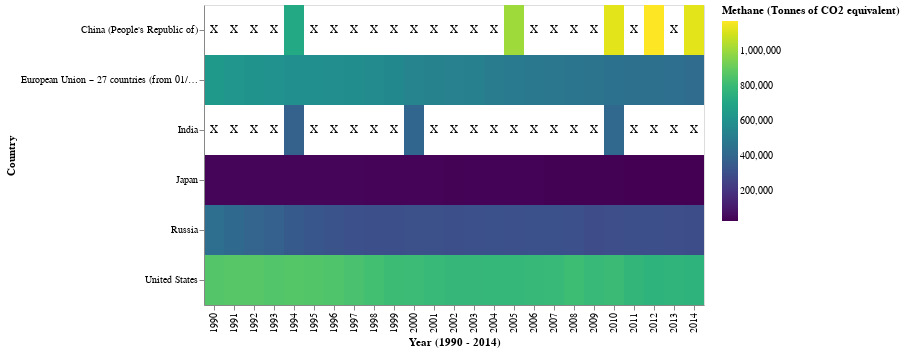

This figure's notebook cell:
### Code cell
data4 = pd.read_csv("https://drive.google.com/uc?id=13W0Ye-Ubi4hYqsp4fXwceKCLxFnKGMvj")
selected_countries = ['European Union – 27 countries', 'United States', 'Russia', "China (People's Republic of)",'India','OECD Asia Oceania','European Union – 27 countries (from 01/02/2020)','Japan']
data_line4 = data4[data4['Country'].isin(selected_countries)]
data_line4 = data4[(data4['Country'].isin(selected_countries)) & (data4['Year'] <= 2014)].copy()

data_line4['Year'] = data_line4['Year'].astype(int)



data_line4['LegendLabel'] = data_line4['Country'].replace({
    'European Union – 27 countries (from 01/02/2020)': 'EU',
    "China (People's Republic of)": 'China'
})


color_scheme = 'viridis'


missing_data = pd.DataFrame(columns=['Year', 'Country'])
for year in data_line4['Year'].unique():
    for country in data_line4['Country'].unique():
        if data_line4[(data_line4['Year'] == year) & (data_line4['Country'] == country)]['Value'].isna().all():
            missing_data = missing_data.append({'Year': year, 'Country': country}, ignore_index=True)


data_line4 = pd.concat([data_line4, missing_data])

data_line4['HasData'] = data_line4['Value'].notna()

base_chart = alt.Chart(data_line4).mark_rect().encode(
    x=alt.X('Year:O', title="Year (1990 - 2014)"),
    y=alt.Y('Country:N', title="Country"),
    color=alt.Color('Value:Q', title='Methane (Tonnes of CO2 equivalent)', scale=alt.Scale(scheme=color_scheme,)),
    tooltip=[
        alt.Tooltip('Year:O', title="Year"),
        alt.Tooltip('Value:Q', title='Methane (Tonnes of CO2 equivalent)'),
        alt.Tooltip('Country:N', title="Country"),
    ]
)

text_chart = alt.Chart(data_line4).mark_text(baseline='middle').encode(
    x=alt.X('Year:O'),
    y=alt.Y('Country:N'),
    text=alt.condition(
        alt.datum.HasData,
        alt.value(''),  # Use an empty string when there is data
        alt.value('X')  # Display 'X' when there is no data
    )
)

chart = (base_chart + text_chart).properties(
    width=500,
    height=300
)

chart

### Figure 1 — Vega-Lite specification as saved in the notebook (floating-point values rounded to 4 significant figures; data arrays with more than 128 entries replaced by an {"elided": "..."} marker saying what was removed)
{"config": {"view": {"continuousWidth": 400, "continuousHeight": 300}}, "layer": [{"mark": "rect", "encoding": {"color": {"field": "Value", "scale": {"scheme": "viridis"}, "title": "Methane (Tonnes of CO2 equivalent)", "type": "quantitative"}, "tooltip": [{"field": "Year", "title": "Year", "type": "ordinal"}, {"field": "Value", "title": "Methane (Tonnes of CO2 equivalent)", "type": "quantitative"}, {"field": "Country", "title": "Country", "type": "nominal"}], "x": {"field": "Year", "title": "Year (1990 - 2014)", "type": "ordinal"}, "y": {"field": "Country", "title": "Country", "type": "nominal"}}}, {"mark": {"type": "text", "baseline": "middle"}, "encoding": {"text": {"condition": {"value": "", "test": "datum.HasData"}, "value": "X"}, "x": {"field": "Year", "type": "ordinal"}, "y": {"field": "Country", "type": "nominal"}}}], "data": {"name": "data-d28fe147a178bfd79cb527496328b43e"}, "height": 300, "width": 500, "$schema": "https://vega.github.io/schema/vega-lite/v4.17.0.json", "datasets": {"data-d28fe147a178bfd79cb527496328b43e": {"elided": "150 records"}}}
